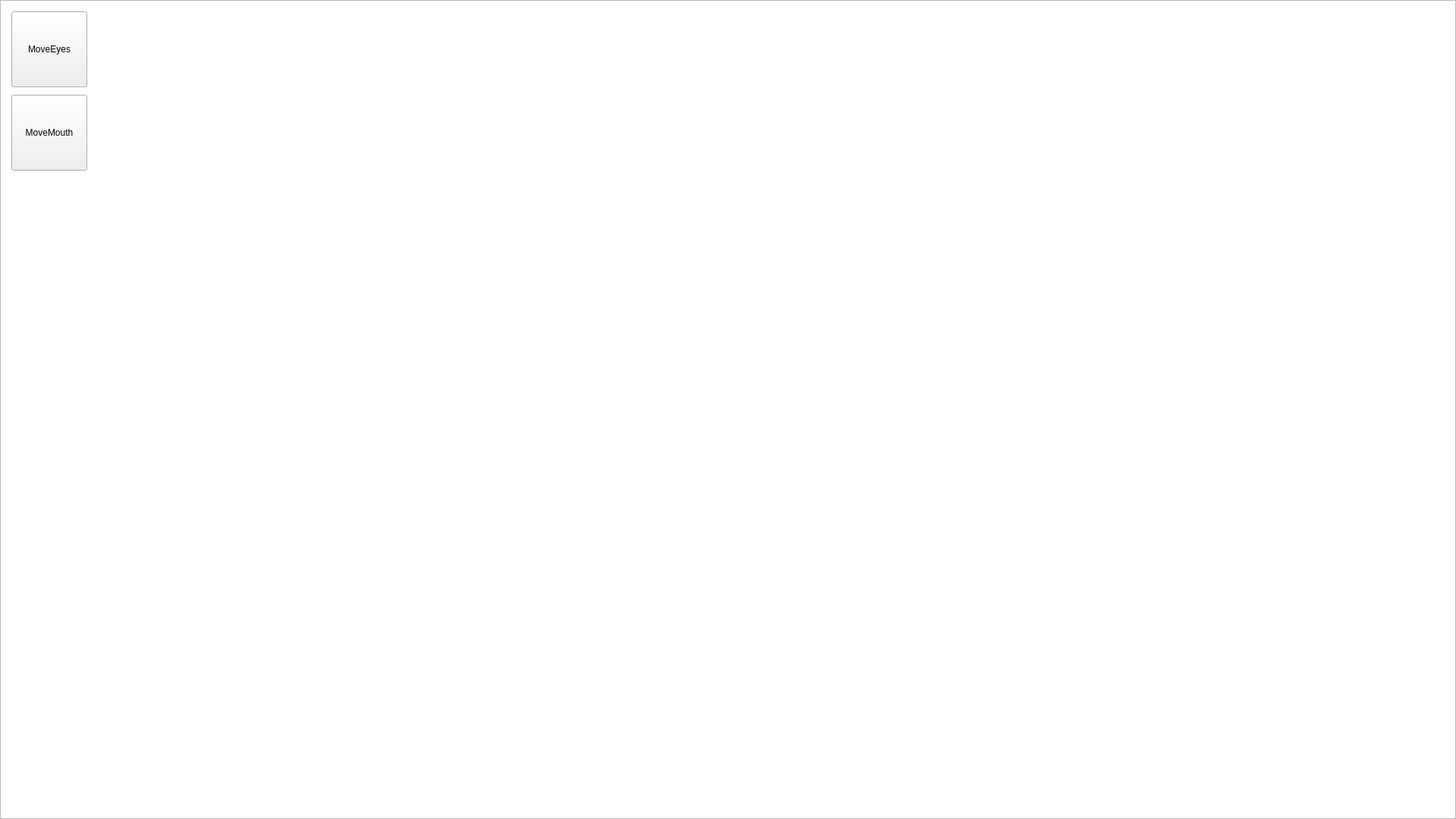
<?xml version="1.0" encoding="UTF-8"?>
<ui version="4.0">
 <class>main_window</class>
 <widget class="QWidget" name="main_window">
  <property name="enabled">
   <bool>true</bool>
  </property>
  <property name="geometry">
   <rect>
    <x>0</x>
    <y>0</y>
    <width>1920</width>
    <height>1080</height>
   </rect>
  </property>
  <property name="sizePolicy">
   <sizepolicy hsizetype="Fixed" vsizetype="Fixed">
    <horstretch>0</horstretch>
    <verstretch>0</verstretch>
   </sizepolicy>
  </property>
  <property name="minimumSize">
   <size>
    <width>1920</width>
    <height>1080</height>
   </size>
  </property>
  <property name="maximumSize">
   <size>
    <width>1920</width>
    <height>1080</height>
   </size>
  </property>
  <property name="windowTitle">
   <string>main_window</string>
  </property>

  <widget class="QGraphicsView" name="graphicsView">
   <property name="geometry">
    <rect>
     <x>0</x>
     <y>0</y>
     <width>1920</width>
     <height>1080</height>
    </rect>
   </property>
   <property name="sizePolicy">
    <sizepolicy hsizetype="Fixed" vsizetype="Fixed">
     <horstretch>0</horstretch>
     <verstretch>0</verstretch>
    </sizepolicy>
   </property>
   <property name="minimumSize">
    <size>
     <width>1920</width>
     <height>1080</height>
    </size>
   </property>
   <property name="maximumSize">
    <size>
     <width>1920</width>
     <height>1080</height>
    </size>
   </property>
  </widget>

  <widget class="QPushButton" name="eyesButton">
   <property name="geometry">
    <rect>
     <x>15</x>
     <y>15</y>
     <width>100</width>
     <height>100</height>
    </rect>
   </property>
   <property name="text">
    <string>MoveEyes</string>
   </property>
  </widget>

  <widget class="QPushButton" name="mouthButton">
   <property name="geometry">
    <rect>
     <x>15</x>
     <y>125</y>
     <width>100</width>
     <height>100</height>
    </rect>
   </property>
   <property name="text">
    <string>MoveMouth</string>
   </property>
  </widget>

 </widget>
 <resources/>
 <connections/>
</ui>
